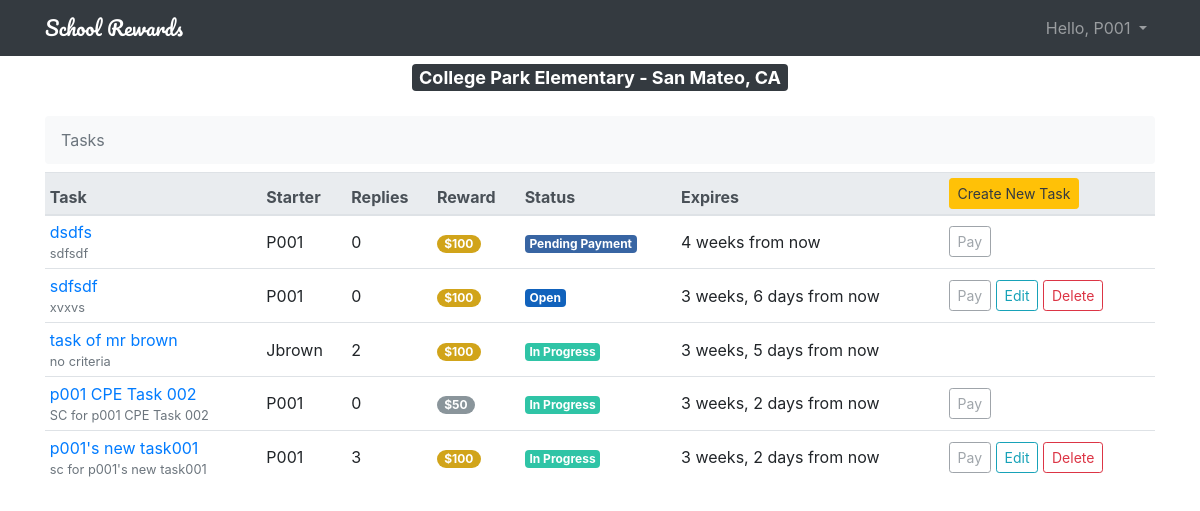
/tasks/ (signed in), run on the app's committed database.
### rewards/models.py (models this page shows, shortened)
class User(AbstractUser):
    is_parent = models.BooleanField(default=False)
    is_teacher = models.BooleanField(default=False)

class School(models.Model):
    name = models.CharField(max_length=64)
    street_address = models.CharField(max_length=100)
    city = models.CharField(max_length=64)
    state = models.CharField(max_length=25)
    zip_code = models.CharField(max_length=32)
    created_at = models.DateTimeField(auto_now_add=True)
    updated_at = models.DateTimeField(null=True)
    created_by = models.ForeignKey(User, related_name='schools', on_delete=models.CASCADE, null=True)
    updated_by = models.ForeignKey(User, related_name='+', on_delete=models.CASCADE, null=True)
    def __str__(self):
        return "%s - %s, %s" % (self.name, self.city, self.state)

class Task(models.Model):
    DAYS_TO_EXPIRE_TASK = 30  # default expiration date
    name = models.CharField(max_length=50, unique=False)
    success_criteria = models.CharField(max_length=4000)
    last_updated = models.DateTimeField(auto_now_add=True)
    expires_on = models.DateTimeField(default=datetime.now()+timedelta(days=DAYS_TO_EXPIRE_TASK))  # defaulted to +30 days
    status = models.ForeignKey(Status, related_name='tasks', on_delete=models.CASCADE, null=True, default=Status.OPEN)
    school = models.ForeignKey(School, related_name='school', on_delete=models.CASCADE, null=True)
    starter = models.ForeignKey(User, related_name='tasks', on_delete=models.CASCADE, null=True)
    reward = models.ForeignKey(Reward, related_name='tasks', on_delete=models.CASCADE, null=True, default='GOLD')
    pass
    def snippet_criteria(self):
        if len(self.success_criteria) > 30:
            return self.success_criteria[:30] + '...'
        else:
            return self.success_criteria
    def snippet_name(self):
        if len(self.name) > 30:
            return self.name[:30] + '...'
        else:
            return self.name

class Reward(models.Model):
    name = models.CharField(max_length=128)
    amount = models.SmallIntegerField(default=100)
    created_at = models.DateTimeField(auto_now_add=True)
    updated_at = models.DateTimeField(null=True)
    created_by = models.ForeignKey(User, related_name='rewards', on_delete=models.CASCADE, null=True),
    updated_by = models.ForeignKey(User, related_name='+', on_delete=models.CASCADE, null=True)  # one sided association
    color = models.CharField(max_length=7, default='#007bff')
    pass
    def get_html_badge(self):
        name = escape(self.amount)
        color = escape(self.color)
        html = '<span class="badge badge-pill badge-primary" style="background-color: %s">$%s</span>' % (color, name)
        return mark_safe(html)

class Status(models.Model):
    OPEN = 1
    CLOSED = 2
    IN_PROGRESS = 3
    PENDING_APPROVAL = 4
    APPROVED = 5
    PENDING_PAYMENT = 6
    STATUS_CHOICES = (
        (OPEN, 'Open'),
        (CLOSED, 'Closed'),
        (IN_PROGRESS, 'In Progress'),
        (PENDING_APPROVAL, 'Pending Approval'),
        (APPROVED, 'Approved'),
        (PENDING_PAYMENT, 'Pending Payment'),
    )
    status = models.IntegerField(default=OPEN, choices=STATUS_CHOICES, primary_key=True)
    color = models.CharField(max_length=7, default='#007bff')
    def get_html_badge(self):
        name = escape(self.get_status_display())
        color = escape(self.color)
        html = '<span class="badge badge-primary" style="background-color: %s">%s</span>' % (color, name)
        return mark_safe(html)

### rewards/views.py (the view)
# urls.py: path('tasks/', views.tasks_view, name='tasks'),
@login_required
def tasks_view(request):
    try:
        if request.user.is_parent:
            school = request.user.parent.school
        else:
            school = request.user.teacher.school
    except ObjectDoesNotExist:
        school = None  # TODO: Admin should see tasks for all schools
    tasks = Task.objects.filter(school=school).order_by('-last_updated')
    page = request.GET.get('page', 1)
    paginator = Paginator(tasks, 50)
    try:
        tasks = paginator.page(page)
    except PageNotAnInteger:
        tasks = paginator.page(1)
    except EmptyPage:
        tasks = paginator.page(paginator.num_pages)
    chart_left_data = Task.objects.filter(school=school).values('reward__name').annotate(Sum('reward__amount'))
    chart_left_categories = list()
    chart_left_counts_series = list()
    for entry in chart_left_data:
        chart_left_categories.append(entry['reward__name'])
        chart_left_counts_series.append({'name': entry['reward__name'], 'y': entry['reward__amount__sum']})
    chart_left_counts_series = {
        'name': 'Rewards',
        'colorByPoint': 'true',
        'data': chart_left_counts_series
    }
    chart_left = {
        'chart': {'type': 'pie'},  # column, pie, area, line
        'title': {'text': '$ Rewards'},
        'tooltip': {
            'pointFormat': '{series.name}: <b>${point.y}</b>'
        },
        'plotOptions': {
            'pie': {
                'cursor': 'pointer',
                'allowPointSelect': 'true',
                'dataLabels': {
                    'enabled': 'true',
                    'format': '<b>{point.name}</b>: ${point.y}'
                },
                'style': {
                    'color': "(Highcharts.theme & & Highcharts.theme.contrastTextColor) | | 'black'"
                }
            }
        },
        'xAxis': {'categories': chart_left_categories},
        'series': [chart_left_counts_series]
    }
    chart_middle_data = Task.objects.filter(school=school).values('status')\
        .annotate(Count('id'))
    chart_middle_categories = list()
    chart_middle_counts_series = list()
    for entry in chart_middle_data:
        if entry['status'] == 1:
            entry['status'] = 'Open'
        elif entry['status'] == 2:
            entry['status'] = 'Closed'
        elif entry['status'] == 3:
            entry['status'] = 'In Progress'
        elif entry['status'] == 4:
            entry['status'] = 'Pending Approval'
        elif entry['status'] == 5:
            entry['status'] = 'Approved'
        elif entry['status'] == 6:
            entry['status'] = 'Pending Payment'
        chart_middle_categories.append(entry['status'])
        chart_middle_counts_series.append({'name': entry['status'], 'y': entry['id__count']})
    chart_middle_counts_series = {
        'name': 'Tasks',
        'colorByPoint': 'true',
        'data': chart_middle_counts_series
    }
    chart_middle = {
        'chart': {'type': 'bar'},  # column, pie, area, line
        'title': {'text': '# Task Statuses'},
        'tooltip': {
            'pointFormat': '{series.name}: <b>{point.y}</b>'
        },
        'plotOptions': {
            'bar': {
                'cursor': 'pointer',
                'allowPointSelect': 'true',
                'dataLabels': {
                    'enabled': 'true',
                    'format': '{point.y}'
                },
                'style': {
                    'color': "(Highcharts.theme & & Highcharts.theme.contrastTextColor) | | 'black'"
                }
            }
        },
        'xAxis': {'categories': chart_middle_categories},
        'series': [chart_middle_counts_series]
    }
    chart_right_data = Task.objects.filter(school=school). \
        filter(claims__status__in=[4, 5]).\
        values('claims__status').annotate(Count('id'))
    chart_right_categories = list()
    chart_right_counts_series = list()
    for entry in chart_right_data:
        if entry['claims__status'] == 4:
            entry['claims__status'] = 'Pending Approval'
        elif entry['claims__status'] == 5:
            entry['claims__status'] = 'Approved'
        chart_right_categories.append(entry['claims__status'])
        chart_right_counts_series.append({'name': entry['claims__status'],'y': entry['id__count']})
    chart_right_counts_series = {
        'name': 'Claims',
        'colorByPoint': 'true',
        'data': chart_right_counts_series
    }
    chart_right = {
        'chart': {'type': 'column'},  # column, pie, area, line
        'title': {'text': '# Reward Claims'},
        'tooltip': {
            'pointFormat': '{series.name}: <b>{point.y}</b>'
        },
        'plotOptions': {
            'column': {
                'cursor': 'pointer',
                'allowPointSelect': 'true',
                'dataLabels': {
                    'enabled': 'true',
                    'format': '{point.y}'
                },
                'style': {
                    'color': "(Highcharts.theme & & Highcharts.theme.contrastTextColor) | | 'black'"
                }
            }
        },
        'xAxis': {'categories': chart_right_categories},
        'series': [chart_right_counts_series]
    }
    dump_left = json.dumps(chart_left)
    dump_middle = json.dumps(chart_middle)
    dump_right = json.dumps(chart_right)
    return render(request, 'tasks.html', {'tasks': tasks, 'school': school,
                                          'chart_left': dump_left,
                                          'chart_middle': dump_middle,
                                          'chart_right': dump_right
                                          })

### templates/tasks.html (shortened to what this page needs)
{% extends 'base.html' %}
{% load humanize %}
{% block school %}
    {{school}}
{% endblock %}
{% block breadcrumb %}
<ol class="breadcrumb bg-light my-2">
    <li class="breadcrumb-item active" aria-current="page">Tasks</li>
</ol>
{% endblock %}
{% block tasks %}
    <table class="table table-hover table-sm bg-white">
      <thead class="thead thead-light">
      <tr>
        <th>Task</th>
        <th>Starter</th>
        <th>Replies</th>
        <th>Reward</th>
        <th>Status</th>
          <th>Expires</th>
        <th>
            {% if user.is_parent %}
            <a href="{% url 'new_task' %}" class="btn btn-warning btn-sm text-dark" role="button" aria-pressed="true">
        Create New Task</a>
            {% endif %}
        </th>
      </tr>
      </thead>
      <tbody>
      {% for task in tasks %}
      <tr>
        <td><a href="{% url 'task_replies' task.pk %}">{{ task.snippet_name }}</a><br>
        <small class="text-muted d-block">{{ task.snippet_criteria }}</small>
        </td>
          <td class="align-middle">{{ task.starter.username|title }}</td>
        <td class="align-middle">{{ task.posts.count }}</td>
          <td class="align-middle">{{ task.reward.get_html_badge }}</td>
        <td class="align-middle">
            {{ task.status.get_html_badge }}
        </td>
          <td class="align-middle">{{ task.expires_on |naturaltime }}</td>
        <td class="align-middle">
        {% if task.starter == user %}
            <button type="button" class="btn btn-outline-secondary btn-sm disabled">
            Pay
            </button>
        {% endif %}
        {% if task.starter == user and task.claims.count < 1 and user.is_parent %}
            <a href="{% url 'edit_task' task.pk %}" class="btn btn-outline-info btn-sm" role="button" aria-pressed="true">
            Edit
            </a>
            <a href="{% url 'delete_task' task.pk %}" class="btn btn-outline-danger btn-sm" role="button" aria-pressed="true">
            Delete
            </a>
        {% endif %}
        </td>
      </tr>
      {% endfor %}
      </tbody>
    </table>
{% endblock %}

### templates/base.html (shortened to what this page needs)
{% load static %}<!DOCTYPE html>
<html>
<head>
    <link rel="stylesheet" href="{% static 'css/bootstrap.min.css' %}">
    <link rel="stylesheet" href="{% static 'css/app.css' %}">
</head>
<body>
{% block body %}
<nav class="navbar navbar-expand-sm navbar-dark bg-dark">
  <div class="container">
    <a class="navbar-brand" href="{% url 'tasks' %}">School Rewards</a>
    <div class="collapse navbar-collapse" id="mainMenu">
      {% if user.is_authenticated %}
        <ul class="navbar-nav ml-auto">
          <li class="nav-item dropdown">
            <a class="nav-link dropdown-toggle" href="#" id="userMenu" data-toggle="dropdown" aria-haspopup="true" aria-expanded="false">
              Hello, {{ user.username|title }}
            </a>
          </li>
        </ul>
      {% else %}
        <form class="form-inline ml-auto">
          <a href="{% url 'login' %}" class="btn btn-outline-secondary">Log in</a>
          <a href="{% url 'signup' %}" class="btn btn-primary ml-2">Sign up</a>
        </form>
      {% endif %}
    </div>
  </div>
</nav>
<div class="container">
    {% if school %}
    <h4 class="text-center">
        <a class="badge badge-dark my-2" data-toggle="collapse" href="#collapseCharts"
                aria-expanded="true" aria-controls="collapseCharts">
            {% block school %}{% endblock %}
        </a>
    </h4>
    {% endif %}
    <div class="collapse show" id="collapseCharts">
        <div class="row">
            <div class="col-4">
            </div>
            <div class="col-4">
            </div>
            <div class="col-4">
            </div>
	    </div>
    </div>
    {% block breadcrumb %}
    {% endblock %}
    <div class="tasks my-2">
        {% block tasks %}
        {% endblock %}
    </div>
</div>
{% endblock %}
</body>
</html>

### static/css/app.css (style rules this page uses)
.navbar-brand { font-family: 'Pacifico', cursive; }

### data on the page
User: username "P001"
School: name+city+state "College Park Elementary - San Mateo, CA"
Task: snippet_name "dsdfs", snippet_criteria "sdfsdf", starter.username "P001", posts.count "0", reward.get_html_badge "$100", status.get_html_badge "Pending Payment", expires_on "4 weeks from now"
Task: snippet_name "sdfsdf", snippet_criteria "xvxvs", starter.username "P001", posts.count "0", reward.get_html_badge "$100", status.get_html_badge "Open", expires_on "3 weeks, 6 days from now", shows "Pay", shows "Edit"
Task: snippet_name "task of mr brown", snippet_criteria "no criteria", starter.username "Jbrown", posts.count "2", reward.get_html_badge "$100", status.get_html_badge "In Progress", expires_on "3 weeks, 5 days from now"
Task: snippet_name "p001 CPE Task 002", snippet_criteria "SC for p001 CPE Task 002", starter.username "P001", posts.count "0", reward.get_html_badge "$50", status.get_html_badge "In Progress", expires_on "3 weeks, 2 days from now", shows "Pay"
Task: snippet_name "p001's new task001", snippet_criteria "sc for p001's new task001", starter.username "P001", posts.count "3", reward.get_html_badge "$100", status.get_html_badge "In Progress", expires_on "3 weeks, 2 days from now", shows "Pay", shows "Edit"
